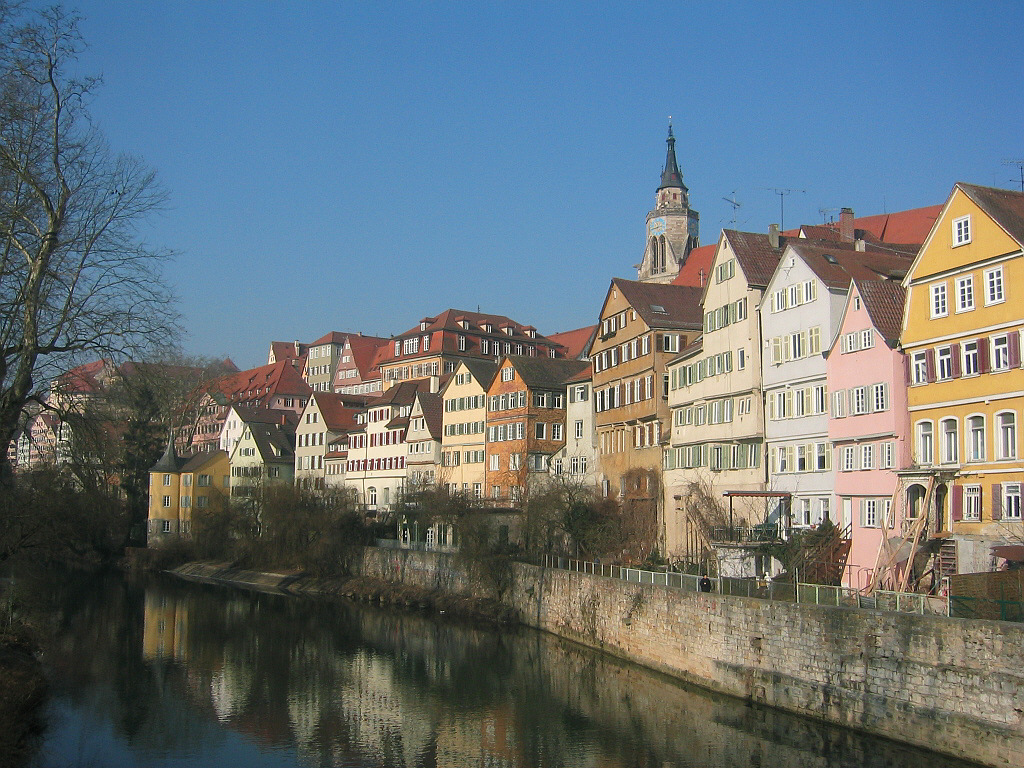
#> input picture tutoring/style/images/Tuebingen.jpg, 1024 x 768 px
$ python util.py
#> lines starting #> are read from the running program, lines starting #| are printed output that depends on the picture
from PIL import Image
import numpy as np

_R_MEAN = 123.68
_G_MEAN = 116.78
_B_MEAN = 103.94

def open_image(image_path):
#> called with image_path = './images/Tuebingen.jpg'
    image = Image.open(image_path)
#> image is the input picture: PIL image 1024x768 RGB; mean R, G, B 103.3, 115.2, 120.4
    image_array = np.array(image, dtype=np.float32)
    reds = np.copy(image_array[:, :, 0])
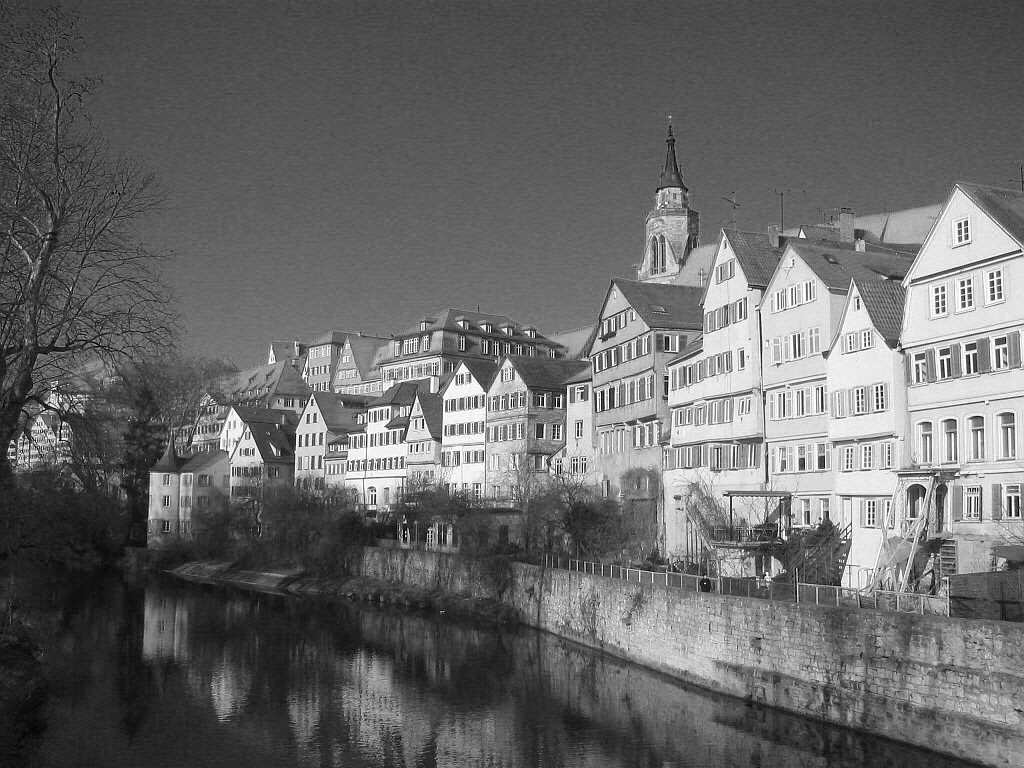
#> reds: shape (768, 1024) float32; min 0, max 255, mean 103.3
    blues = image_array[:, :, 2]
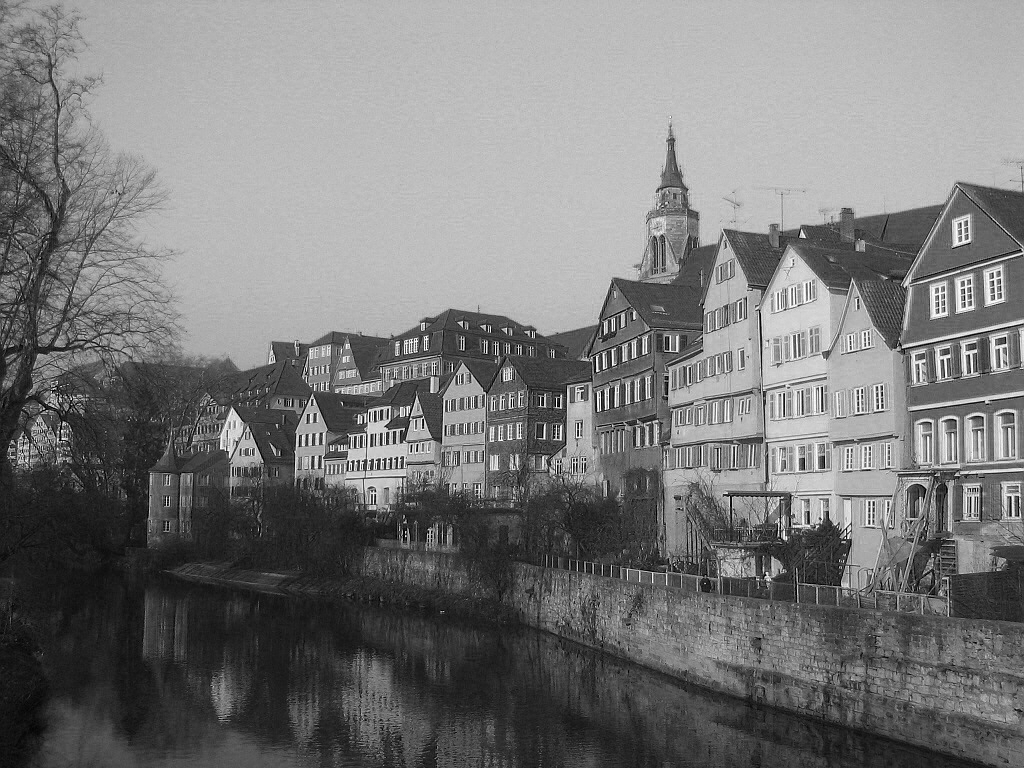
#> blues: shape (768, 1024) float32; min 0, max 255, mean 120.4
    image_array[:, :, 0] = blues
    image_array[:, :, 2] = reds
    image_array[:, :, 0] -= _B_MEAN
    image_array[:, :, 1] -= _G_MEAN
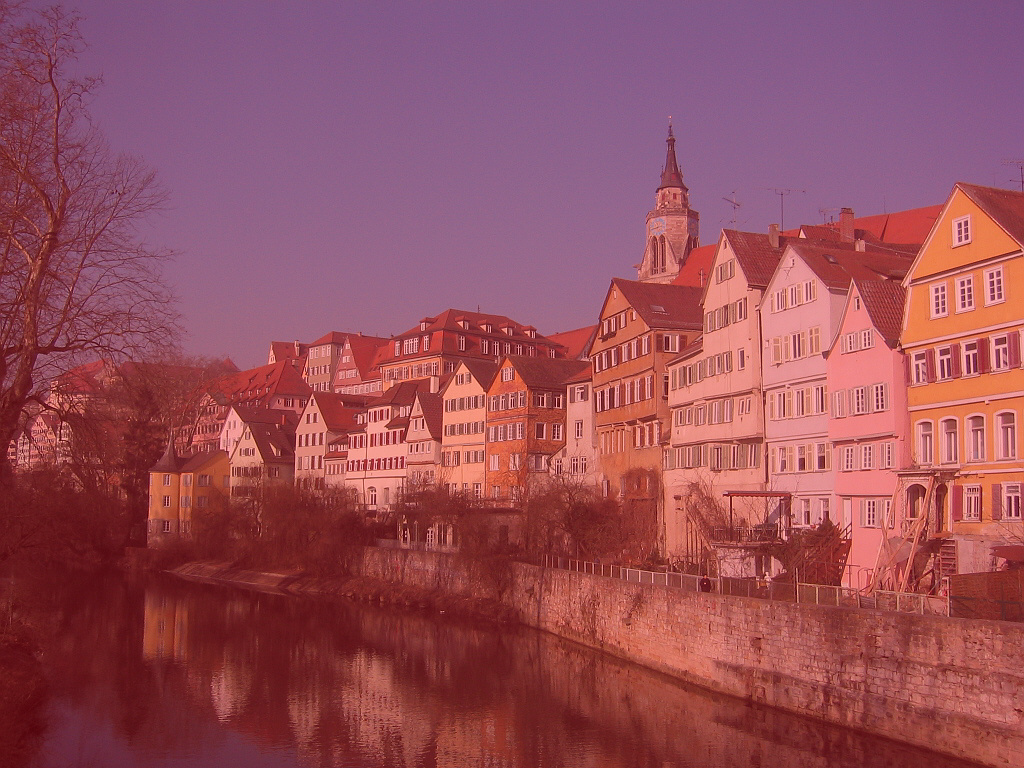
#> image_array: shape (768, 1024, 3) float32; mean B, G, R 16.7, -1.6, 103.3; drawn with min black and max white
    image_array[:, :, 2] -= _R_MEAN
    return image_array

def save_image(image_data, image_path):
#> called with image_path = './images/Tuebingen_saved.jpg'
    image_data = np.copy(image_data)
    image_data[:, :, 0] += _B_MEAN
    image_data[:, :, 1] += _G_MEAN
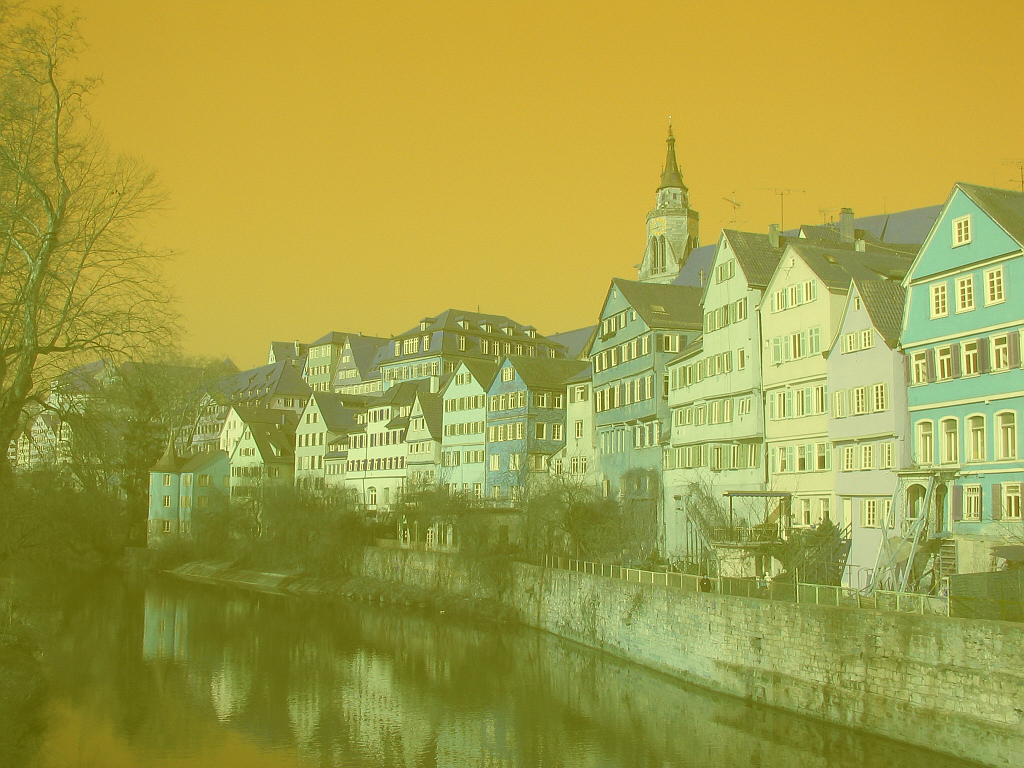
#> image_data: shape (768, 1024, 3) float32; mean of channels 0, 1, 2 120.4, 115.2, -20.4; drawn with min black and max white
    image_data[:, :, 2] += _R_MEAN
    reds = np.copy(image_data[:, :, 0])
    blues = image_data[:, :, 2]
    image_data[:, :, 0] = blues
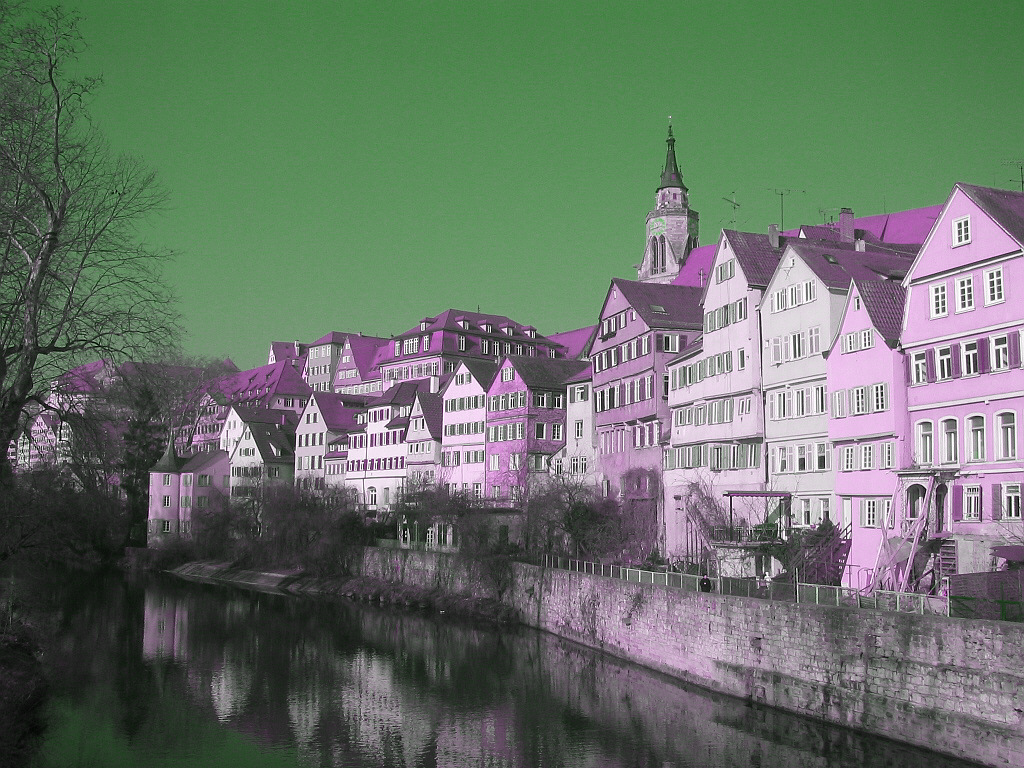
#> image_data: shape (768, 1024, 3) float32; mean B, G, R 103.3, 115.2, 103.3
    image_data[:, :, 2] = reds
    image = Image.fromarray(np.uint8(np.clip(image_data, 0, 255)))
    image.save(image_path)

image_array = open_image('./images/Tuebingen.jpg')
save_image(image_array, './images/Tuebingen_saved.jpg')

$ run again, with tutoring/style/images/stylized_image.jpg copied over tutoring/style/images/Tuebingen.jpg
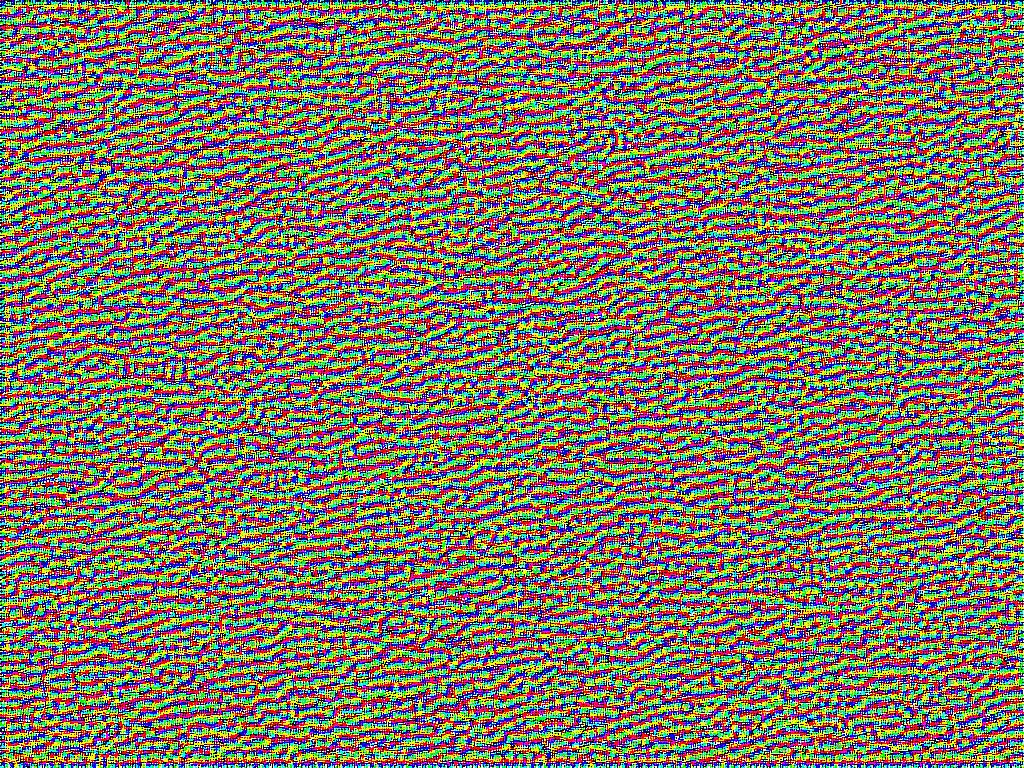
#> input picture tutoring/style/images/stylized_image.jpg, 1024 x 768 px
#> in open_image, image is the input picture: PIL image 1024x768 RGB; mean R, G, B 126.8, 120.6, 102.9
#> in open_image, `blues = image_array[:, :, 2]`:
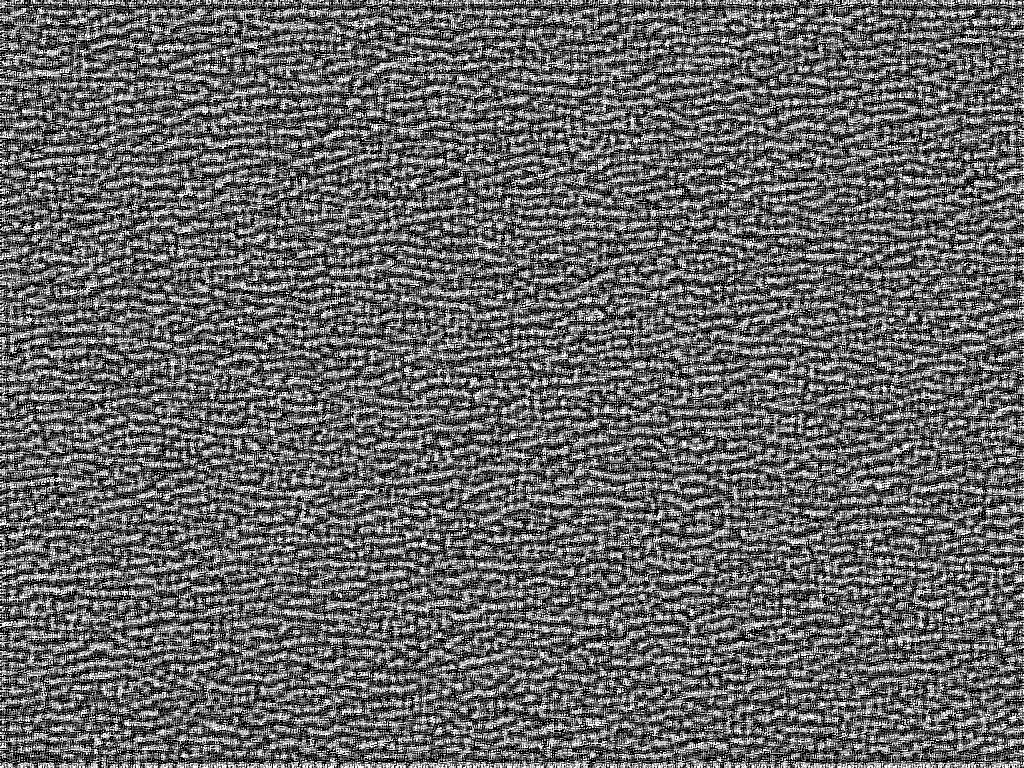
#> blues: shape (768, 1024) float32; min 0, max 255, mean 102.9
#> in open_image, `image_array[:, :, 1] -= _G_MEAN`:
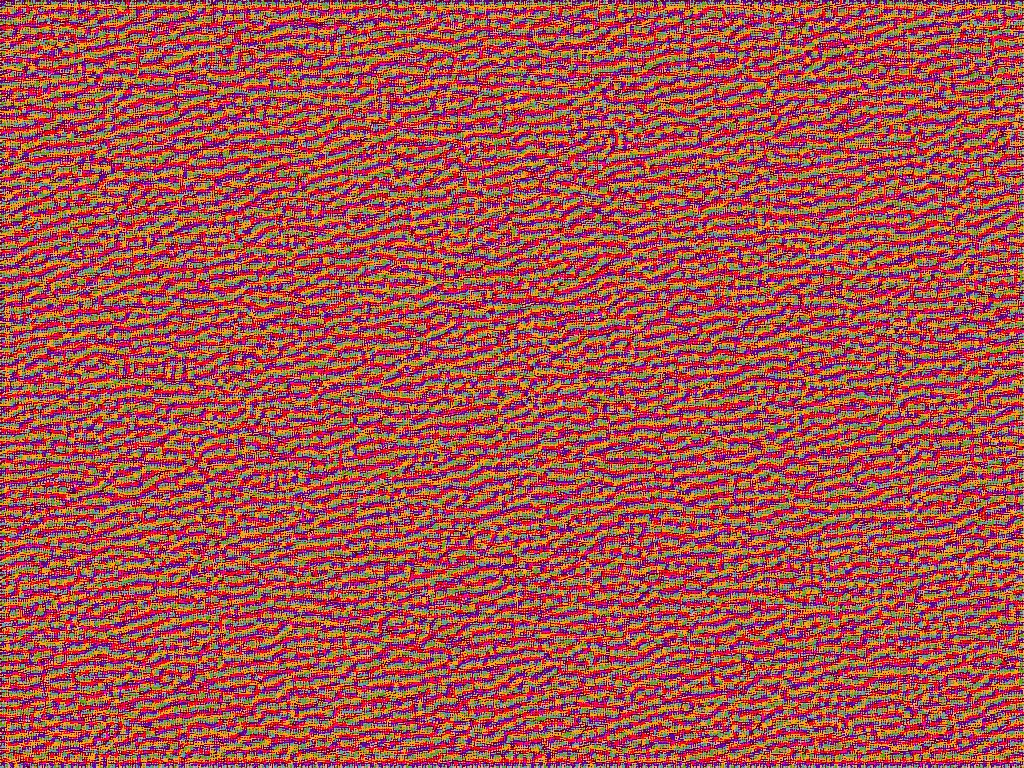
#> image_array: shape (768, 1024, 3) float32; mean B, G, R -1, 3.8, 126.8; drawn with min black and max white
